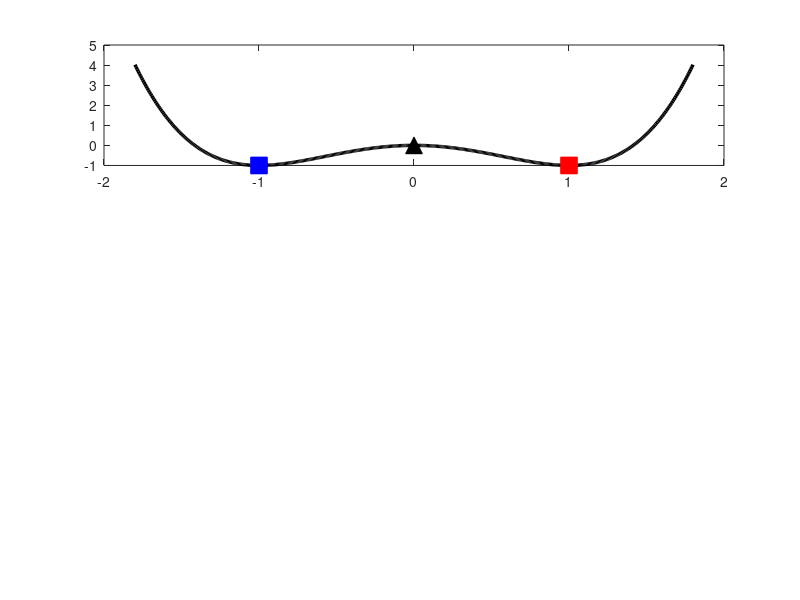

Reproduce this figure in MATLAB. (Note: this script raises an error after producing the figure.)
%% PROJECT 15: Langevin Dynamics for a Bistable MEMS Switch
% Models a micro-switch as a particle in a double-well potential
% Shows noise-induced switching (stochastic resonance)
% Euler-Maruyama integration of the Langevin equation

%--- Potential Parameters ---
a = 1.0;        % Quartic coefficient (well shape)
b = 2.0;        % Quadratic coefficient (well depth)

% Double well potential: U(x) = a*x^4 - b*x^2
% Stable equilibria at x = +/-sqrt(b/(2a)) = +/-1
% Barrier height = b^2/(4a) = 1.0

U  = @(x)  a*x.^4 - b*x.^2;           % Potential energy
dU = @(x) 4*a*x.^3 - 2*b*x;           % Force = -dU/dx

%--- Simulation Parameters ---
dt      = 0.001;        % Time step
t_end   = 50;           % Total simulation time
t       = 0:dt:t_end;
N       = length(t);

%--- Signal Parameters ---
% Weak periodic signal - not strong enough alone to cause switching
A_sig   = 0.5;          % Signal amplitude (below switching threshold)
omega   = 0.5;          % Signal frequency

%--- Noise Parameters ---
sigma   = 0.8;          % Noise amplitude
% Too low: no switching. Too high: random jumping. Just right: resonance

%--- Initial Condition ---
x0      = -1.0;         % Start in left well

%--- Print setup ---
fprintf('--- Langevin MEMS Switch Simulation ---\n')
fprintf('Potential     : U(x) = %.1fx^4 - %.1fx^2\n', a, b)
fprintf('Stable states : x = +/-%.2f\n', sqrt(b/(2*a)))
fprintf('Barrier height: %.2f\n', b^2/(4*a))
fprintf('Signal amp    : %.1f (below threshold)\n', A_sig)
fprintf('Noise amp     : %.1f\n', sigma)
fprintf('Time steps    : %d\n', N)
%--- Euler-Maruyama Integration ---
% Langevin equation: dx = -dU/dx*dt + A_sig*sin(omega*t)*dt + sigma*dW
% dW = sqrt(dt)*randn  (Wiener process increment)

rng(42)                 % Fix random seed
x      = zeros(1,N);   % Position trajectory
x(1)   = x0;           % Initial condition

fprintf('\nRunning Euler-Maruyama integration...\n')

for i = 1:N-1

    ti = t(i);

    % Deterministic drift: restoring force + signal
    drift = -dU(x(i)) + A_sig*sin(omega*ti);

    % Stochastic diffusion: thermal noise
    dW    = sqrt(dt)*randn;
    noise = sigma * dW;

    % Euler-Maruyama update
    x(i+1) = x(i) + drift*dt + noise;

end

%--- Count switching events ---
switches = 0;
in_right = x(1) > 0;
for i = 2:N
    now_right = x(i) > 0;
    if now_right ~= in_right
        switches  = switches + 1;
        in_right  = now_right;
    end
end

fprintf('Integration complete\n')
fprintf('Switching events detected: %d\n', switches)
fprintf('Time in left  well: %.1f%%\n', 100*sum(x<0)/N)
fprintf('Time in right well: %.1f%%\n', 100*sum(x>0)/N)
%--- Plot Results ---
figure;

%--- Potential Well Plot ---
subplot(3,1,1)
x_pot = linspace(-1.8, 1.8, 500);
plot(x_pot, U(x_pot), 'k-', 'LineWidth', 2.5)
hold on

% Mark stable equilibria
plot(-1, U(-1), 'bs', 'MarkerSize', 12, ...
    'MarkerFaceColor', 'b', 'DisplayName', 'Left well')
plot( 1, U( 1), 'rs', 'MarkerSize', 12, ...
    'MarkerFaceColor', 'r', 'DisplayName', 'Right well')
plot( 0, U( 0), 'k^', 'MarkerSize', 12, ...
    'MarkerFaceColor', 'k', 'DisplayName', 'Unstable top')

% Mark barrier height
yline(0, 'k--', 'Barrier level', 'LineWidth', 1)
legend('Potential U(x)', 'Left well', 'Right well', ...
    'Unstable equilibrium')
title('Double Well Potential U(x) = x^4 - 2x^2')
xlabel('Position x')
ylabel('Potential Energy U(x)')
xlim([-1.8, 1.8])
ylim([-1.5, 1.5])
grid on
hold off

%--- Signal Plot ---
subplot(3,1,2)
signal = A_sig*sin(omega*t);
plot(t, signal, 'g-', 'LineWidth', 1.5)
yline( 1, 'r--', 'Barrier', 'LineWidth', 1.5)
yline(-1, 'r--', 'LineWidth', 1.5)
title(sprintf('Weak Periodic Signal (Amplitude=%.1f, Barrier=1.0)', A_sig))
xlabel('Time')
ylabel('Signal')
ylim([-1.5, 1.5])
grid on

%--- Trajectory Plot ---
subplot(3,1,3)
plot(t, x, 'b-', 'LineWidth', 0.8)
hold on
yline( 1, 'r--', 'Right well', 'LineWidth', 1.5)
yline(-1, 'b--', 'Left well',  'LineWidth', 1.5)
yline( 0, 'k--', 'Barrier',    'LineWidth', 1)
title(sprintf('Langevin Trajectory - %d Switching Events', switches))
xlabel('Time')
ylabel('Position x(t)')
ylim([-2.5, 2.5])
grid on
hold off

%--- Print insight ---
fprintf('\n--- Insight ---\n')
fprintf('Signal alone (amp=%.1f) cannot overcome barrier (height=1.0)\n', ...
    A_sig)
fprintf('Noise (sigma=%.1f) enables %d switching events\n', sigma, switches)
fprintf('This is stochastic resonance - noise aids signal detection\n')

%--- Save ---
saveas(gcf, 'langevin_mems.png')
